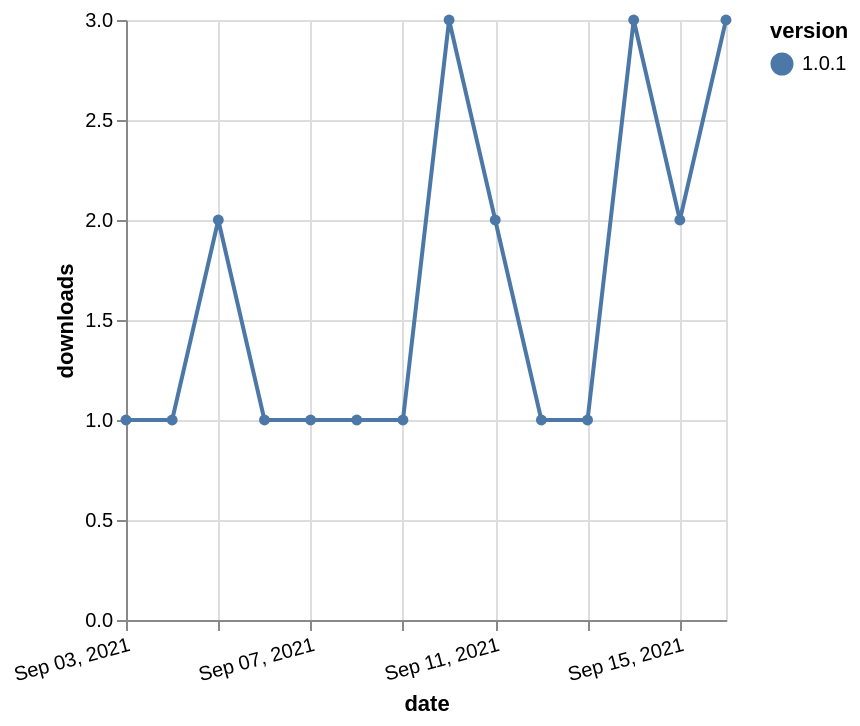

Source (Vega-Lite JSON):
### Vega-Lite specification from a JSON file in a GitHub repository (floating-point values rounded to 4 significant figures)
{"$schema": "https://vega.github.io/schema/vega-lite/v5.json", "description": "A simple bar chart with embedded data.", "data": {"values": [{"date": "2021-09-03", "total": 199, "delta": 1, "version": "1.0.1"}, {"date": "2021-09-04", "total": 200, "delta": 1, "version": "1.0.1"}, {"date": "2021-09-05", "total": 202, "delta": 2, "version": "1.0.1"}, {"date": "2021-09-06", "total": 203, "delta": 1, "version": "1.0.1"}, {"date": "2021-09-07", "total": 204, "delta": 1, "version": "1.0.1"}, {"date": "2021-09-08", "total": 205, "delta": 1, "version": "1.0.1"}, {"date": "2021-09-09", "total": 206, "delta": 1, "version": "1.0.1"}, {"date": "2021-09-10", "total": 209, "delta": 3, "version": "1.0.1"}, {"date": "2021-09-11", "total": 211, "delta": 2, "version": "1.0.1"}, {"date": "2021-09-12", "total": 212, "delta": 1, "version": "1.0.1"}, {"date": "2021-09-13", "total": 213, "delta": 1, "version": "1.0.1"}, {"date": "2021-09-14", "total": 216, "delta": 3, "version": "1.0.1"}, {"date": "2021-09-15", "total": 218, "delta": 2, "version": "1.0.1"}, {"date": "2021-09-16", "total": 221, "delta": 3, "version": "1.0.1"}]}, "width": "container", "mark": {"type": "line", "point": {"filled": true}}, "encoding": {"x": {"field": "date", "type": "temporal", "timeUnit": "yearmonthdate", "title": "date", "axis": {"labelAngle": -15}}, "y": {"field": "delta", "type": "quantitative", "title": "downloads"}, "color": {"field": "version", "type": "nominal"}, "tooltip": {"field": "delta"}}}
